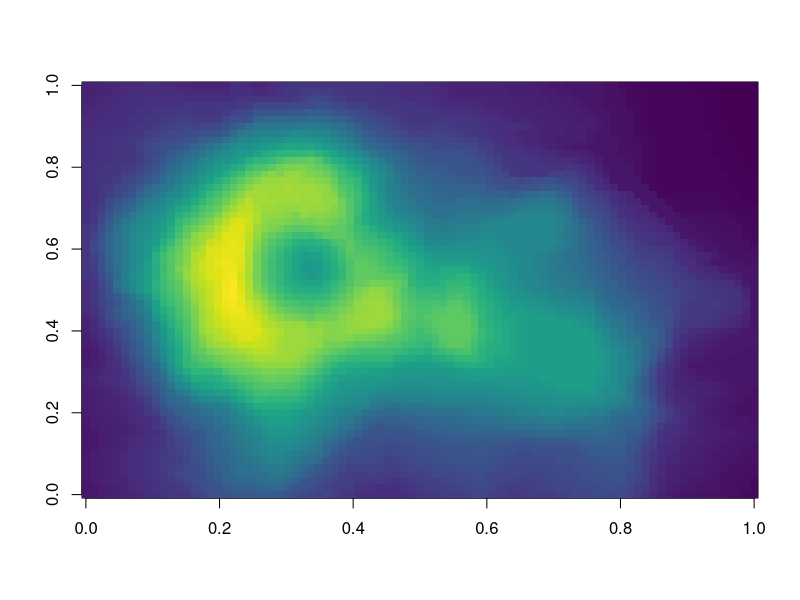
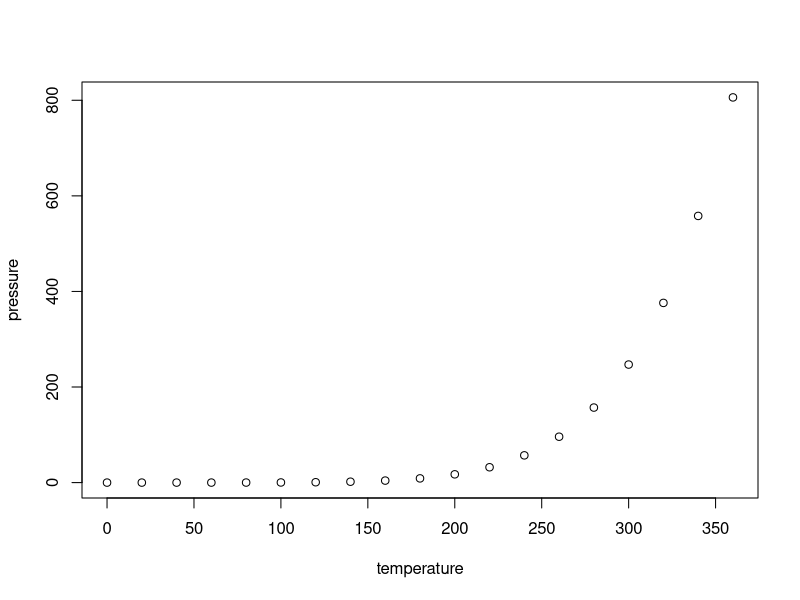

These charts were generated, in order, by the following R code:
## ---- chunk 1
knitr::opts_chunk$set(echo = TRUE)
## ---- chunk 2
library(viridis)
## ---- chunk 3
image(volcano, col = viridis(200))
## ---- chunk 4
plot(pressure)
